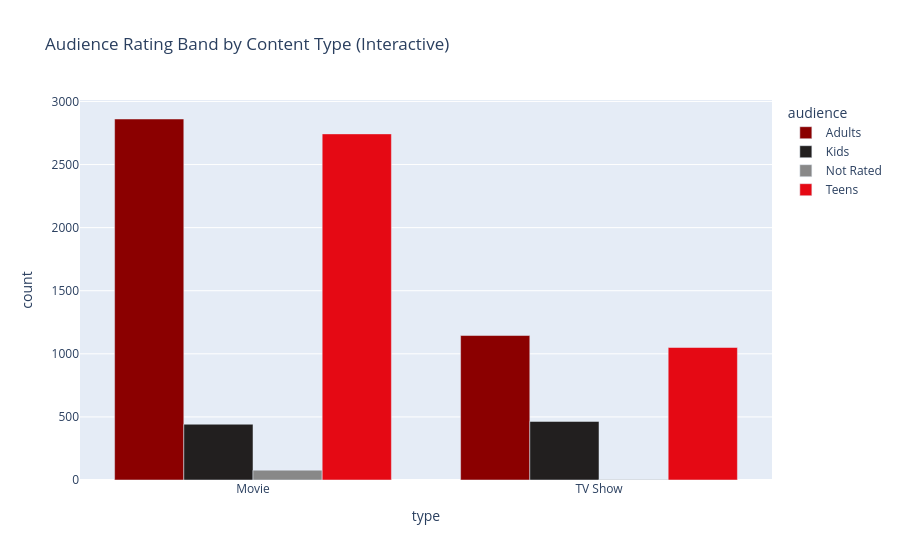

Source (notebook cell):
### Code cell
import plotly.express as px

fig = px.bar(
    rating_by_type.reset_index().melt(id_vars='type', var_name='audience', value_name='count'),
    x='type', y='count', color='audience', barmode='group',
    color_discrete_map={'Adults': '#8B0000', 'Teens': '#E50914', 'Kids': '#221f1f', 'Not Rated': '#888888'},
    title='Audience Rating Band by Content Type (Interactive)'
)
fig.show()

### Figure 1 — Plotly figure (JSON) as saved in the notebook; plotly's stock layout.template omitted (floating-point values rounded to 4 significant figures)
{"data": [{"alignmentgroup": "True", "hovertemplate": "audience=Adults<br>type=%{x}<br>count=%{y}<extra></extra>", "legendgroup": "Adults", "marker": {"color": "#8B0000", "pattern": {"shape": ""}}, "name": "Adults", "offsetgroup": "Adults", "orientation": "v", "showlegend": true, "textposition": "auto", "type": "bar", "x": ["Movie", "TV Show"], "xaxis": "x", "y": [2861, 1145], "yaxis": "y"}, {"alignmentgroup": "True", "hovertemplate": "audience=Kids<br>type=%{x}<br>count=%{y}<extra></extra>", "legendgroup": "Kids", "marker": {"color": "#221f1f", "pattern": {"shape": ""}}, "name": "Kids", "offsetgroup": "Kids", "orientation": "v", "showlegend": true, "textposition": "auto", "type": "bar", "x": ["Movie", "TV Show"], "xaxis": "x", "y": [442, 464], "yaxis": "y"}, {"alignmentgroup": "True", "hovertemplate": "audience=Not Rated<br>type=%{x}<br>count=%{y}<extra></extra>", "legendgroup": "Not Rated", "marker": {"color": "#888888", "pattern": {"shape": ""}}, "name": "Not Rated", "offsetgroup": "Not Rated", "orientation": "v", "showlegend": true, "textposition": "auto", "type": "bar", "x": ["Movie", "TV Show"], "xaxis": "x", "y": [78, 4], "yaxis": "y"}, {"alignmentgroup": "True", "hovertemplate": "audience=Teens<br>type=%{x}<br>count=%{y}<extra></extra>", "legendgroup": "Teens", "marker": {"color": "#E50914", "pattern": {"shape": ""}}, "name": "Teens", "offsetgroup": "Teens", "orientation": "v", "showlegend": true, "textposition": "auto", "type": "bar", "x": ["Movie", "TV Show"], "xaxis": "x", "y": [2743, 1050], "yaxis": "y"}], "layout": {"barmode": "group", "legend": {"title": {"text": "audience"}, "tracegroupgap": 0}, "title": {"text": "Audience Rating Band by Content Type (Interactive)"}, "xaxis": {"anchor": "y", "domain": [0, 1], "title": {"text": "type"}}, "yaxis": {"anchor": "x", "domain": [0, 1], "title": {"text": "count"}}}}
